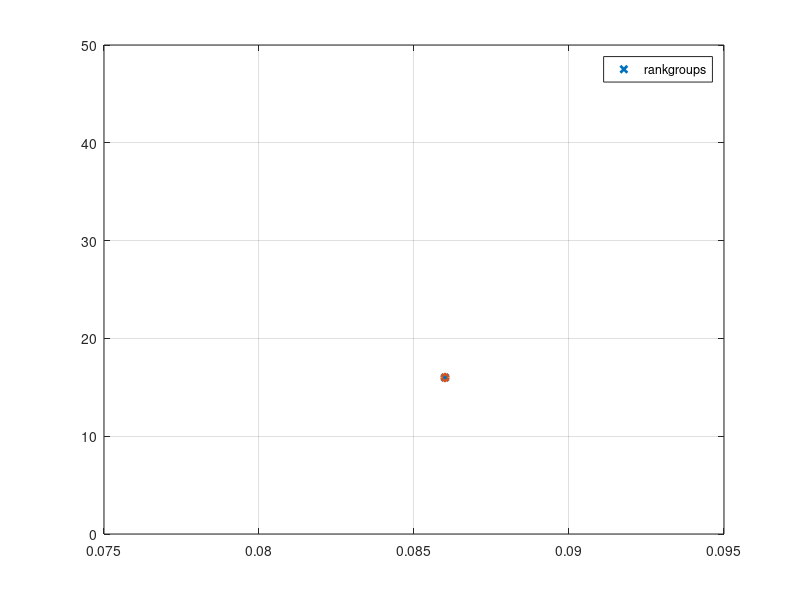

MATLAB code to generate this figure:
clear;

orig = importdata("output_orig.csv");
orig = orig';
par = importdata("output_par.csv");

delta = 0.001;

dif = (par-orig)';

% filter_idx = [1,3,5

sens = (par-orig)/delta./orig;
sens = sens([1,3,5,9:44],:);

% th = .01:.001:.5;
th = .086;
r = zeros(size(th));
g = zeros(size(th));
for I = 1:length(th)
    thi = th(I);
    n =  length(sens);
    group = (1:n)';
    idx = 1;

    for i=2:n
      s = svd(sens([idx,i],:));
      sr = s(end)/s(end-1);
      if(sr>thi)
          idx = [idx,i];
      else
          ang = zeros(length(idx),1);
          for j=1:length(idx)
              u = sens(i,:);
              v = sens(j,:);
              ang(j) = real(acosd(max(min(dot(u,v)/(norm(u)*norm(v)),1),-1)));
              if(ang(j)>90)
                 ang(j)=180-ang(j); 
              end
          end
          [~,k] = min(ang);
          gmax = group(i);
          group(i) = group(k);
          group(group>gmax) = group(group>gmax)-1;
      end
    end
    
    r(I) = rank(sens(idx,:));
    g(I) = max(group);
end

figure;
plot(th,r,'x','linewidth',2,'markersize',5);
hold on; grid on;
plot(th,g,'o','linewidth',2,'markersize',5);
legend(["rank","groups"]);
ylim([0,50]);
